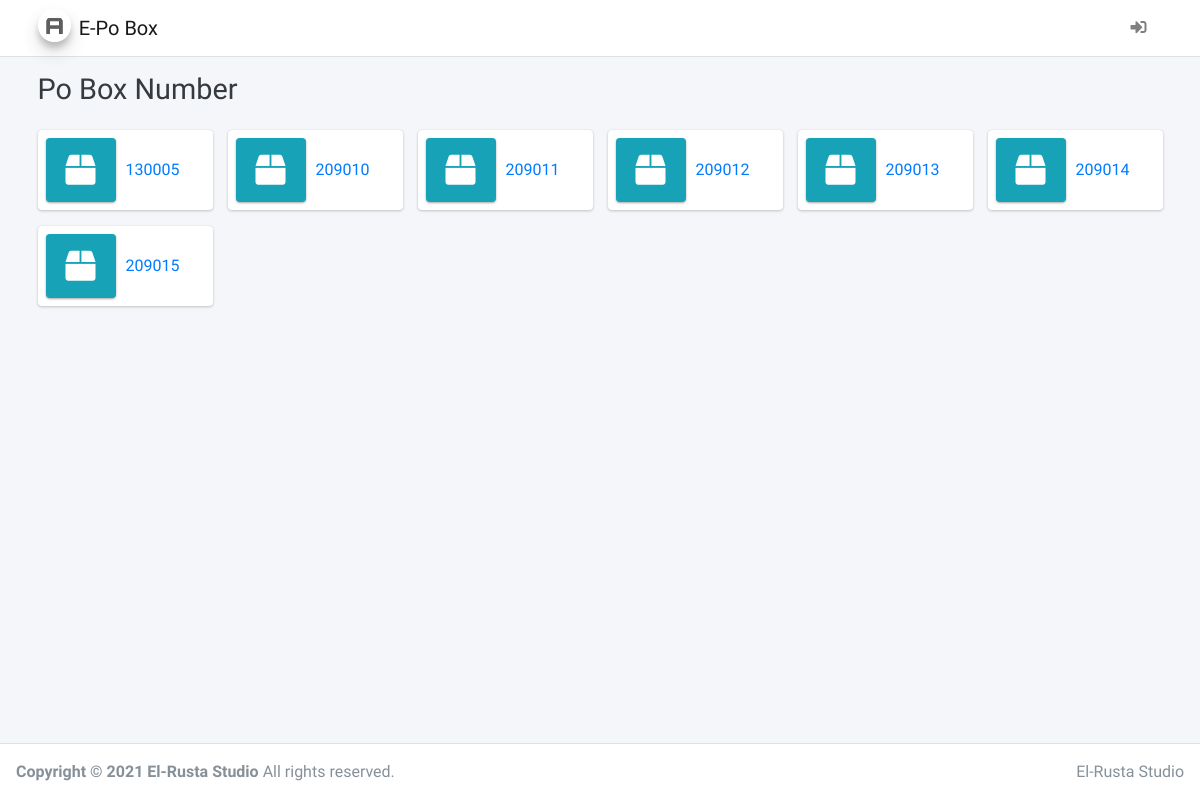
/, run on an earlier commit of the app's database.
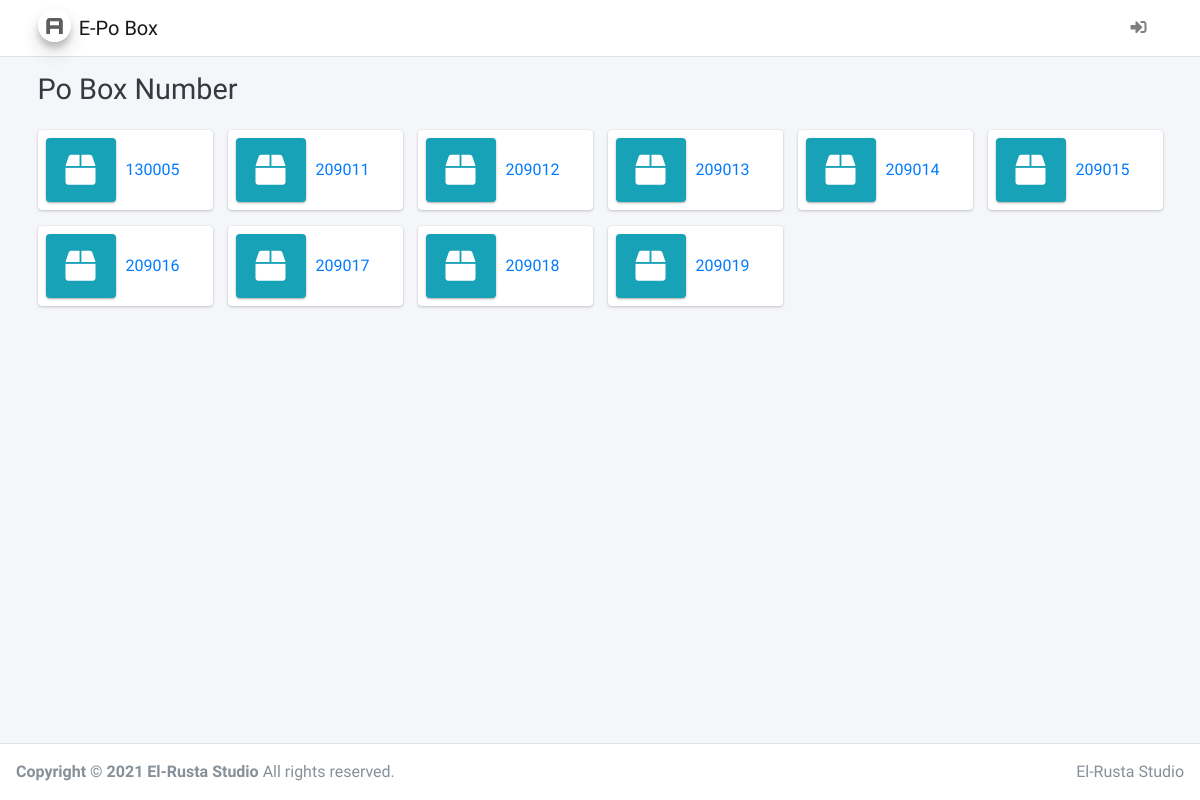
And on a later commit of the database.
### tables this page shows
CREATE TABLE IF NOT EXISTS `pobox` (
  `pobox_id` varchar(50) NOT NULL,
  `pobox_office` varchar(50) DEFAULT NULL,
  `pobox_price` varchar(50) DEFAULT NULL,
  `pobox_status` varchar(1) DEFAULT NULL,
  `pobox_status_sale` varchar(1) DEFAULT NULL,
  PRIMARY KEY (`pobox_id`)
);

### application/controllers/Transaction.php (called while the page is built, shortened)
<?php
class Transaction extends CI_Controller {
	public function __construct() {
		$this->load->model('TransactionModel');
	}
	public function index() {
		$data['js_p'] = "transaction.js";
		$data['GetAllPoBox'] = $this->TransactionModel->get_all_pobox();
		$this->load->view('layouts/header_fe.php');
		$this->load->view('transaction/transaction_index', $data);
		$this->load->view('layouts/footer_fe.php', $data);
	}
}

### index.php (called while the page is built, shortened)
<?php
require_once BASEPATH.'core/CodeIgniter.php';

### application/models/TransactionModel.php (called while the page is built, shortened)
<?php
class TransactionModel extends CI_Model {
	public function get_all_pobox() {
		$this->db->select('*');
		$this->db->from('pobox');
		$query = $this->db->get();
		return $query->result();
	}
	public function get_byid_transaction($param, $transaction_pobox) {
		$this->db->select('*');
		$this->db->from('transaction');
		$this->db->where($param, $transaction_pobox);
		$this->db->order_by('transaction_id', 'DESC');
		$query = $this->db->get();
		return $query->row();
	}
}

### application/views/transaction/transaction_index.php (the view, shortened to what the changed rows need)
<body class="hold-transition layout-top-nav">
    <div class="wrapper">
        <div class="content-wrapper">
            <div class="content-header">
                <div class="container">
                    <?php $valDate = @$this->TransactionModel->get_byid_transaction('transaction_user', $this->session->userdata('user_id')); ?>
                    <div class="row mb-2">
                        <div class="col-sm-6">
                            <h1 class="m-0 text-dark"> Po Box Number <?= @$valDate->transaction_pobox ?></h1>
                        </div>
                    </div>
                </div>
            </div>
            <?php if (@$valDate->transaction_status == '3' && @$this->TransactionModel->get_expired_po_box($valDate->transaction_pobox, $this->session->userdata('user_id'))->transaction_until_date >= date('Y-m-d')) { ?>
                <div class="content">
                    <div class="container">
                        <div class="row">
                            <div class="col-12 col-sm-12 col-md-12">
                                <div class="card">
                                    <div class="card-header">
                                        <h3 class="card-title">Parcel List</h3>
                                    </div>
                                    <div class="card-body">
                                        <a href="<?php echo base_url('Transaction/takeParcel/'.@$valDate->transaction_pobox) ?>" class="btn btn-primary" style="margin-bottom: 20px;">Take Parcel</a>
                                        <table id="example1" class="table table-bordered table-hover">
                                            <thead>
                                                <tr>
                                                    <th>#</th>
                                                    <th>No Barcode / No Resi</th>
                                                    <th>Entry Officer</th>
                                                    <th>Entry Date</th>
                                                </tr>
                                            </thead>
                                            <tbody>
                                                <?php
                                                $GetByPoBoxShipment = $this->TransactionModel->get_bypobox_shipment(@$valDate->transaction_pobox);
                                                $no = 1;
                                                foreach ($GetByPoBoxShipment as $key => $value) {
                                                ?>
                                                <tr>
                                                    <td><?= $no++ ?></td>
                                                    <td><?= $value->shipment_barcode ?></td>
                                                    <td><?= $this->TransactionModel->get_byid_user($value->shipment_officer)->user_name ?></td>
                                                    <td><?= $value->shipment_date_entry ?></td>
                                                </tr>
                                                <?php } ?>
                                            </tbody>
                                        </table>
                                    </div>
                                </div>
                            </div>
                        </div>
                    </div>
                </div>
            <?php }elseif (@$valDate == NULL || @$this->TransactionModel->get_expired_po_box($valDate->transaction_pobox, $this->session->userdata('user_id'))->transaction_until_date < date('Y-m-d')) { ?>
                <div class="content">
                    <div class="container">
                        <div class="row">
                            <?php foreach ($GetAllPoBox as $key => $value) {
                                $getPoBoxTrx = @$this->TransactionModel->get_byid_transaction('transaction_pobox', $value->pobox_id);
                                if ($getPoBoxTrx == NULL || str_replace('-', '', @$getPoBoxTrx->transaction_until_date) < date('Ymd')) {
                            ?>
                                <div class="col-12 col-sm-6 col-md-2">
                                    <a href="<?= base_url('Transaction/detail_pobox?id='.$value->pobox_id) ?>">
                                        <div class="info-box">
                                            <span class="info-box-icon bg-info elevation-1"><i class="fas fa-box"></i></span>
                                            <div class="info-box-content">
                                                <span class="info-box-text"><?= $value->pobox_id ?></span>
                                            </div>
                                        </div>
                                    </a>
                                </div>
                            <?php }} ?>
                        </div>
                    </div>
                </div>
            <?php } ?>
        </div>
    </div>
</body>

What changed in the data, as far as the page shows it:
no longer on this page (row edited): pobox: pobox_id "209010"
added pobox: pobox_id "209016"
added pobox: pobox_id "209017"
added pobox: pobox_id "209018"
added pobox: pobox_id "209019"
